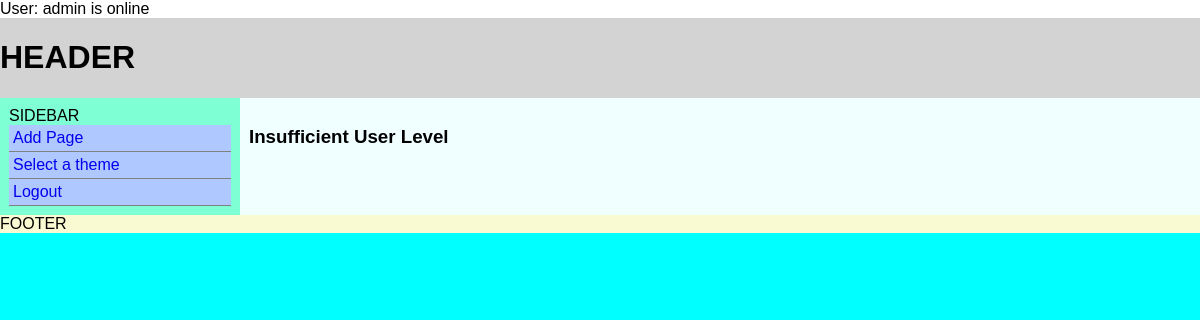
/index.php (signed in), run on the app's committed database.
### tables this page shows
CREATE TABLE IF NOT EXISTS `routes` (
  `routeid` int(11) NOT NULL AUTO_INCREMENT,
  `action` varchar(100) NOT NULL,
  `type` varchar(100) DEFAULT NULL,
  `id` tinyint(1) DEFAULT NULL,
  `mod_name` varchar(256) NOT NULL,
  `mod_real_name` varchar(256) NOT NULL,
  `mod_desc` mediumtext NOT NULL,
  `status` tinyint(1) NOT NULL,
  `tier` tinyint(4) NOT NULL,
  PRIMARY KEY (`routeid`)
);

CREATE TABLE IF NOT EXISTS `themes` (
  `tid` int(11) NOT NULL AUTO_INCREMENT,
  `theme_machine_name` varchar(255) DEFAULT NULL,
  `theme_display_name` varchar(255) DEFAULT NULL,
  `theme_desc` text NOT NULL,
  `status` tinyint(1) DEFAULT NULL,
  PRIMARY KEY (`tid`)
);

### index.php (called while the page is built, shortened)
<?php
include ("includes/bootstrap.php");
boot();
?>

### includes/classes/class_db.php (called while the page is built, shortened)
<?php
class DB
{
    protected $dbo;
    public function __construct()
    {
        try {
            $this->dbo = new PDO("mysql:host=" . DB_HOST . ";dbname=" . DB_NAME, DB_USER, DB_PASSWORD);
        }
        catch(PDOException $e)
        {
            $this->dbo = $e->errorInfo;
        }
    }
    public function GetActiveTheme()
    {
        $dbo = $this->dbo;
        $stmt = $dbo->prepare("SELECT theme_machine_name FROM themes WHERE status = 1 LIMIT 1");
        $result = $stmt->execute(array());
        if ($result)
        {
            $theme_machine_name = $stmt->fetch();
            return $theme_machine_name['theme_machine_name'];
        }
        return False;
    }
    public function GetSidebarItems()
    {
        $dbo = $this->dbo;
        $sql = "SELECT action,type,id,mod_real_name,tier FROM routes WHERE status=1";
        $stmt = $dbo->prepare($sql);
        $result  = $stmt->execute(array());
        if ($result)
        {
            $items = $stmt->fetchAll(PDO::FETCH_ASSOC);
            return $items;
        }
    }
}
?>

### includes/classes/class_theme.php (the view, shortened to what this page needs)
<?php
class Theme
{
    public static function GetActiveTheme()
    {
        $db = new DB();
        $theme = $db->GetActiveTheme();
        $theme_path = "themes/".$theme;
        if (is_dir($theme_path))
        {
            if (is_readable($theme_path."/theme.html"))
            {
                return True;
            }
        }
    }
    public static function RenderMainNavMenu()
    {
        $db = new DB();
        $items = $db->GetSidebarItems();
        $html = "<ul id='main-nav' class='nav'>";
        foreach ($items as $item)
        {
            if ((Security::IsLoggedIn()== True) and ($item['action']=='login')) continue;
            if ($item['id'] == 1) continue;
            $html .= "<li class='nav-item'>";
            $html.= "<a class='nav-link' href='".CMS_BASE_URI."?q=".$item['action'];
            if ($item['type']!=null)
            {
                $html.="/".$item['type'];
            }
            $html.="'>".$item['mod_real_name']."</a>";
        }
        $html.="</ul>";
        return $html;
    }
}

### themes/default/style.css (style rules this page uses)
* { box-sizing: border-box; }
body { margin: auto; font-family: Arial, helvetica, sans-serif; }
#container-outer { width: 100%; background-color: aqua; height: 100%; margin: 0px; }
#header { width: 100%; background-color: lightgray; overflow: hidden; }
.flex { display: flex; }
#container-inner { width: 100%; overflow: auto; }
#sidebar { width: 20%; background-color: aquamarine; float: left; display: block; padding: 9px; }
.nav { list-style: none; text-decoration: none; margin: 0; padding: 0; }
.nav-link { text-decoration: none; border-bottom: 1px solid gray; display: block; padding: 4px; }
.nav-link:link, .nav-link:visited { display: block; background: #afc8ff; }
#content { width: 80%; background-color: azure; float: right; display: block; padding: 9px; }
#footer { width: 100%; background-color: lightgoldenrodyellow; clear: both; overflow: hidden; }

### data on the page
routes: mod_real_name "Add Page"
routes: mod_real_name "Select a theme"
routes: mod_real_name "Logout"
themes: theme_machine_name "FOOTER"

### other printed values
$_SESSION['username'] "admin"
$GLOBALS['content'] "Insufficient User Level"
